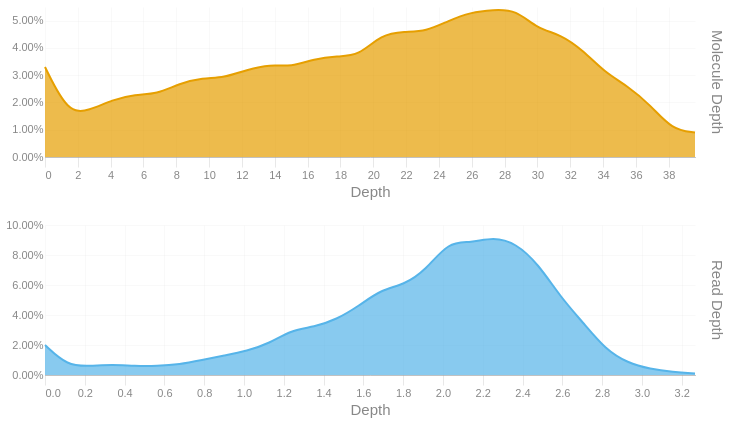

Notebook code for this chart:
### Code cell
readdep = depth_hist(tb['Read Depth'], q99, 3)
readdep = readdep.with_columns(pl.lit('Read Depth').alias('Metric'))
if not SKIPLR:
    moldep = depth_hist(tb['Molecule Depth'], mol_q99, 1)
    moldep = moldep.with_columns(pl.lit('Molecule Depth').alias('Metric'))
    _hist = pl.concat([readdep, moldep])
    _hist = _hist.filter(pl.col('Proportion') != 0)
    with SafeRender(_hist):
        (
            alt.Chart(_hist)        
            .mark_area(interpolate = "basis")
            .encode(
                x=alt.X('Bin:Q').scale(domainMin=0).axis(alt.Axis(title='Depth')),
                y = alt.Y('Proportion:Q', title = None).axis(format = '.2%'),
                color = alt.Color('Metric:N').legend(None),
                row = alt.Row("Metric:N").header(title = None, labelOrient = 'right'),
                tooltip = [
                    alt.Tooltip("Metric:N", title = "Metric"),
                    alt.Tooltip('Interval:N', title = "Depth Interval"),
                    alt.Tooltip('Proportion:Q', title = "% Alignments").format('.2%')
                ]
            )
            .resolve_scale(x='independent', y='independent')
            .properties(
                height = 150, width = 650,
                usermeta={'embedOptions': {'downloadFileName': f'{samplename}.depth.hist'}}
            )
        ).display()
else:
    readdep = readdep.filter(pl.col('Proportion') != 0)
    with SafeRender(readdep):
        (
            alt.Chart(readdep)        
            .mark_area(interpolate = "basis")
            .encode(
                x=alt.X('Bin:Q').scale(domainMin=0).axis(alt.Axis(title='Depth')),
                y = alt.Y('Proportion:Q', title = None).axis(format = '.2%'),
                tooltip = [
                    alt.Tooltip('Interval:N', title = "Depth Interval"),
                    alt.Tooltip('Proportion:Q', title = "% Alignments").format('.2%')
                ]
            )
            .properties(
                usermeta={'embedOptions': {'downloadFileName': f'{samplename}.depth.hist'}}
            )
        ).display()

### Figure 1 — Vega-Lite specification as saved in the notebook (floating-point values rounded to 4 significant figures)
{"width": 650, "height": 150, "config": {"title": {"anchor": "start", "dy": -15, "fontSize": 18, "color": "#888888", "subtitleColor": "#888888", "subtitleFontSize": 14}, "arc": {"fill": "#0072B2"}, "axis": {"domainColor": "#888888", "domainWidth": 0.5, "gridWidth": 0.2, "grid": false, "titleFontWeight": 400, "titleFontSize": 15, "labelFontSize": 11, "labelColor": "#888888", "tickColor": "#888888", "tickWidth": 0.2, "titleColor": "#888888"}, "axisBand": {"grid": false}, "axisX": {"grid": true, "tickSize": 10, "domainCap": "round"}, "axisY": {"domain": false, "grid": true, "tickSize": 0, "domainCap": "round"}, "background": "transparent", "header": {"labelFontSize": 15, "labelColor": "#888888", "titleFontSize": 15, "titleFontWeight": 600, "titleColor": "#888888"}, "legend": {"labelFont": "sans-serif", "labelFontSize": 12, "labelColor": "#888888", "symbolSize": 100, "symbolType": "circle", "titleFontSize": 12, "titlePadding": 10, "titleColor": "#888888", "title": null}, "range": {"category": ["#E69F00", "#56B4E9", "#009E73", "#F0E442", "#0072B2", "#D55E00", "#CC79A7", "#000000"], "diverging": ["#cfe8f3", "#a2d4ec", "#73bfe2", "#46abdb", "#1696d2", "#12719e"]}, "area": {"fill": "#0072B2", "fillOpacity": 0.7, "line": true, "strokeOpacity": 0.7}, "line": {"color": "#0072B2", "stroke": "#0072B2", "strokeWidth": 2}, "trail": {"color": "#0072B2", "stroke": "#0072B2", "strokeWidth": 0, "size": 1}, "point": {"filled": true, "fillOpacity": 1.0, "size": 95}, "text": {"color": "#888888", "fontSize": 11, "align": "right", "fontWeight": 400, "size": 11}, "bar": {"fill": "#0072B2", "stroke": null}, "view": {"stroke": null, "continuousWidth": 660, "continuousHeight": 400}}, "data": {"name": "data-a703b85828d5170bc06326f0b3488147"}, "mark": {"type": "area", "interpolate": "basis"}, "encoding": {"color": {"field": "Metric", "legend": null, "type": "nominal"}, "row": {"field": "Metric", "header": {"title": null, "labelOrient": "right"}, "type": "nominal"}, "tooltip": [{"field": "Metric", "title": "Metric", "type": "nominal"}, {"field": "Interval", "title": "Depth Interval", "type": "nominal"}, {"field": "Proportion", "format": ".2%", "title": "% Alignments", "type": "quantitative"}], "x": {"axis": {"title": "Depth"}, "field": "Bin", "scale": {"domainMin": 0}, "type": "quantitative"}, "y": {"axis": {"format": ".2%"}, "field": "Proportion", "title": null, "type": "quantitative"}}, "resolve": {"scale": {"x": "independent", "y": "independent"}}, "usermeta": {"embedOptions": {"downloadFileName": "S5_Kennetcook_3543.depth.hist"}}, "$schema": "https://vega.github.io/schema/vega-lite/v6.1.0.json", "datasets": {"data-a703b85828d5170bc06326f0b3488147": [{"Bin": 0.0, "Interval": "0.0-0.113", "Proportion": 0.02, "Metric": "Read Depth"}, {"Bin": 0.113, "Interval": "0.113-0.225", "Proportion": 0.006, "Metric": "Read Depth"}, {"Bin": 0.225, "Interval": "0.225-0.338", "Proportion": 0.006, "Metric": "Read Depth"}, {"Bin": 0.338, "Interval": "0.338-0.451", "Proportion": 0.007, "Metric": "Read Depth"}, {"Bin": 0.451, "Interval": "0.451-0.563", "Proportion": 0.006, "Metric": "Read Depth"}, {"Bin": 0.563, "Interval": "0.563-0.676", "Proportion": 0.006, "Metric": "Read Depth"}, {"Bin": 0.676, "Interval": "0.676-0.789", "Proportion": 0.007, "Metric": "Read Depth"}, {"Bin": 0.789, "Interval": "0.789-0.901", "Proportion": 0.01, "Metric": "Read Depth"}, {"Bin": 0.901, "Interval": "0.901-1.014", "Proportion": 0.013, "Metric": "Read Depth"}, {"Bin": 1.014, "Interval": "1.014-1.127", "Proportion": 0.016, "Metric": "Read Depth"}, {"Bin": 1.127, "Interval": "1.127-1.239", "Proportion": 0.021, "Metric": "Read Depth"}, {"Bin": 1.239, "Interval": "1.239-1.352", "Proportion": 0.03, "Metric": "Read Depth"}, {"Bin": 1.352, "Interval": "1.352-1.465", "Proportion": 0.032, "Metric": "Read Depth"}, {"Bin": 1.465, "Interval": "1.465-1.577", "Proportion": 0.037, "Metric": "Read Depth"}, {"Bin": 1.577, "Interval": "1.577-1.69", "Proportion": 0.046, "Metric": "Read Depth"}, {"Bin": 1.69, "Interval": "1.69-1.803", "Proportion": 0.057, "Metric": "Read Depth"}, {"Bin": 1.803, "Interval": "1.803-1.915", "Proportion": 0.06, "Metric": "Read Depth"}, {"Bin": 1.915, "Interval": "1.915-2.028", "Proportion": 0.07, "Metric": "Read Depth"}, {"Bin": 2.028, "Interval": "2.028-2.141", "Proportion": 0.089, "Metric": "Read Depth"}, {"Bin": 2.141, "Interval": "2.141-2.253", "Proportion": 0.088, "Metric": "Read Depth"}, {"Bin": 2.253, "Interval": "2.253-2.366", "Proportion": 0.092, "Metric": "Read Depth"}, {"Bin": 2.366, "Interval": "2.366-2.479", "Proportion": 0.088, "Metric": "Read Depth"}, {"Bin": 2.479, "Interval": "2.479-2.591", "Proportion": 0.074, "Metric": "Read Depth"}, {"Bin": 2.591, "Interval": "2.591-2.704", "Proportion": 0.052, "Metric": "Read Depth"}, {"Bin": 2.704, "Interval": "2.704-2.817", "Proportion": 0.035, "Metric": "Read Depth"}, {"Bin": 2.817, "Interval": "2.817-2.929", "Proportion": 0.017, "Metric": "Read Depth"}, {"Bin": 2.929, "Interval": "2.929-3.042", "Proportion": 0.008, "Metric": "Read Depth"}, {"Bin": 3.042, "Interval": "3.042-3.155", "Proportion": 0.004, "Metric": "Read Depth"}, {"Bin": 3.155, "Interval": "3.155-3.267", "Proportion": 0.002, "Metric": "Read Depth"}, {"Bin": 3.267, "Interval": "3.267-3.38", "Proportion": 0.001, "Metric": "Read Depth"}, {"Bin": 0.0, "Interval": "0.0-1.4", "Proportion": 0.033, "Metric": "Molecule Depth"}, {"Bin": 1.4, "Interval": "1.4-2.7", "Proportion": 0.016, "Metric": "Molecule Depth"}, {"Bin": 2.7, "Interval": "2.7-4.1", "Proportion": 0.017, "Metric": "Molecule Depth"}, {"Bin": 4.1, "Interval": "4.1-5.5", "Proportion": 0.021, "Metric": "Molecule Depth"}, {"Bin": 5.5, "Interval": "5.5-6.8", "Proportion": 0.023, "Metric": "Molecule Depth"}, {"Bin": 6.8, "Interval": "6.8-8.2", "Proportion": 0.023, "Metric": "Molecule Depth"}, {"Bin": 8.2, "Interval": "8.2-9.6", "Proportion": 0.027, "Metric": "Molecule Depth"}, {"Bin": 9.6, "Interval": "9.6-10.9", "Proportion": 0.029, "Metric": "Molecule Depth"}, {"Bin": 10.9, "Interval": "10.9-12.3", "Proportion": 0.029, "Metric": "Molecule Depth"}, {"Bin": 12.3, "Interval": "12.3-13.7", "Proportion": 0.032, "Metric": "Molecule Depth"}, {"Bin": 13.7, "Interval": "13.7-15.0", "Proportion": 0.034, "Metric": "Molecule Depth"}, {"Bin": 15.0, "Interval": "15.0-16.4", "Proportion": 0.033, "Metric": "Molecule Depth"}, {"Bin": 16.4, "Interval": "16.4-17.8", "Proportion": 0.036, "Metric": "Molecule Depth"}, {"Bin": 17.8, "Interval": "17.8-19.1", "Proportion": 0.037, "Metric": "Molecule Depth"}, {"Bin": 19.1, "Interval": "19.1-20.5", "Proportion": 0.037, "Metric": "Molecule Depth"}, {"Bin": 20.5, "Interval": "20.5-21.9", "Proportion": 0.045, "Metric": "Molecule Depth"}, {"Bin": 21.9, "Interval": "21.9-23.2", "Proportion": 0.046, "Metric": "Molecule Depth"}, {"Bin": 23.2, "Interval": "23.2-24.6", "Proportion": 0.046, "Metric": "Molecule Depth"}, {"Bin": 24.6, "Interval": "24.6-25.9", "Proportion": 0.05, "Metric": "Molecule Depth"}, {"Bin": 25.9, "Interval": "25.9-27.3", "Proportion": 0.053, "Metric": "Molecule Depth"}, {"Bin": 27.3, "Interval": "27.3-28.7", "Proportion": 0.054, "Metric": "Molecule Depth"}, {"Bin": 28.7, "Interval": "28.7-30.0", "Proportion": 0.054, "Metric": "Molecule Depth"}, {"Bin": 30.0, "Interval": "30.0-31.4", "Proportion": 0.047, "Metric": "Molecule Depth"}, {"Bin": 31.4, "Interval": "31.4-32.8", "Proportion": 0.045, "Metric": "Molecule Depth"}, {"Bin": 32.8, "Interval": "32.8-34.1", "Proportion": 0.039, "Metric": "Molecule Depth"}, {"Bin": 34.1, "Interval": "34.1-35.5", "Proportion": 0.031, "Metric": "Molecule Depth"}, {"Bin": 35.5, "Interval": "35.5-36.9", "Proportion": 0.026, "Metric": "Molecule Depth"}, {"Bin": 36.9, "Interval": "36.9-38.2", "Proportion": 0.019, "Metric": "Molecule Depth"}, {"Bin": 38.2, "Interval": "38.2-39.6", "Proportion": 0.01, "Metric": "Molecule Depth"}, {"Bin": 39.6, "Interval": "39.6-40.97", "Proportion": 0.009, "Metric": "Molecule Depth"}]}}
